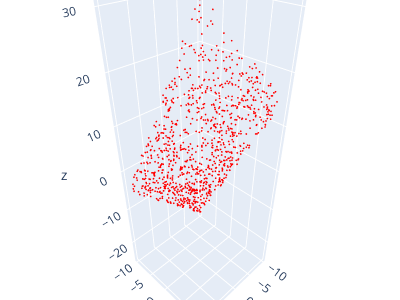

Notebook source saved alongside this figure:
### Markdown cell above
**Exercício 01:** Uma nuvem de pontos que representa um plano:

### Code cell
import numpy as np
import open3d as o3d

# Equação do plano: ax + by + cz + d = 0
a, b, c, d = 1, 2, -1, 5  # Exemplo de plano qualquer
print(f"Gerando o plano {a}x + {b}y + {c}z + {d} = 0")

# Gerar pontos na nuvem
num_points = 1000
x = np.random.uniform(-10, 10, num_points)
y = np.random.uniform(-10, 10, num_points)
z = (-a * x - b * y - d) / c

# Criar array de pontos
points = np.column_stack((x, y, z))
print("XYZ:", points)

# Criar nuvem de pontos com Open3D
pcd = o3d.geometry.PointCloud()
pcd.points = o3d.utility.Vector3dVector(points)

# Visualizar a nuvem de pontos
o3d.visualization.draw_plotly([pcd], width=400, height=300)

### Figure 1 — Plotly figure (JSON) as saved in the notebook; plotly's stock layout.template omitted (floating-point values rounded to 4 significant figures; data arrays with more than 128 entries replaced by an {"elided": "..."} marker saying what was removed)
{"data": [{"marker": {"color": {"elided": "1000x3 float values"}, "size": 1}, "mode": "markers", "type": "scatter3d", "x": {"elided": "1000 float values"}, "y": {"elided": "1000 float values"}, "z": {"elided": "1000 float values"}}], "layout": {"height": 300, "margin": {"b": 0, "l": 0, "r": 0, "t": 0}, "scene": {"camera": {"center": {"x": 0, "y": 0, "z": 0}, "up": {"x": 0, "y": 0, "z": 1}}}, "showlegend": false, "width": 400}}
